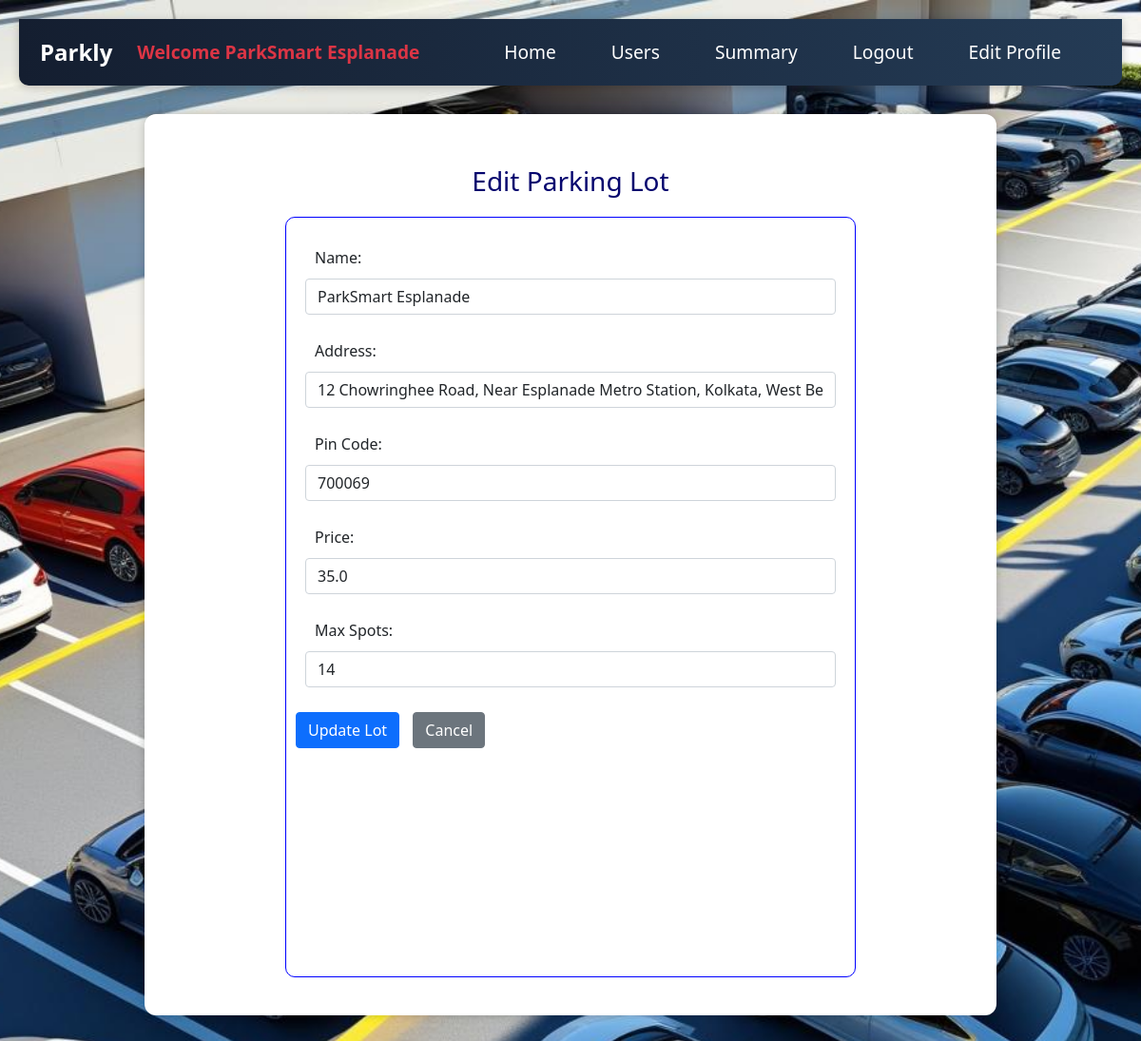
The page /edit_parking_lot/3/ParkSmart Esplanade (signed in) on the database as committed earlier.
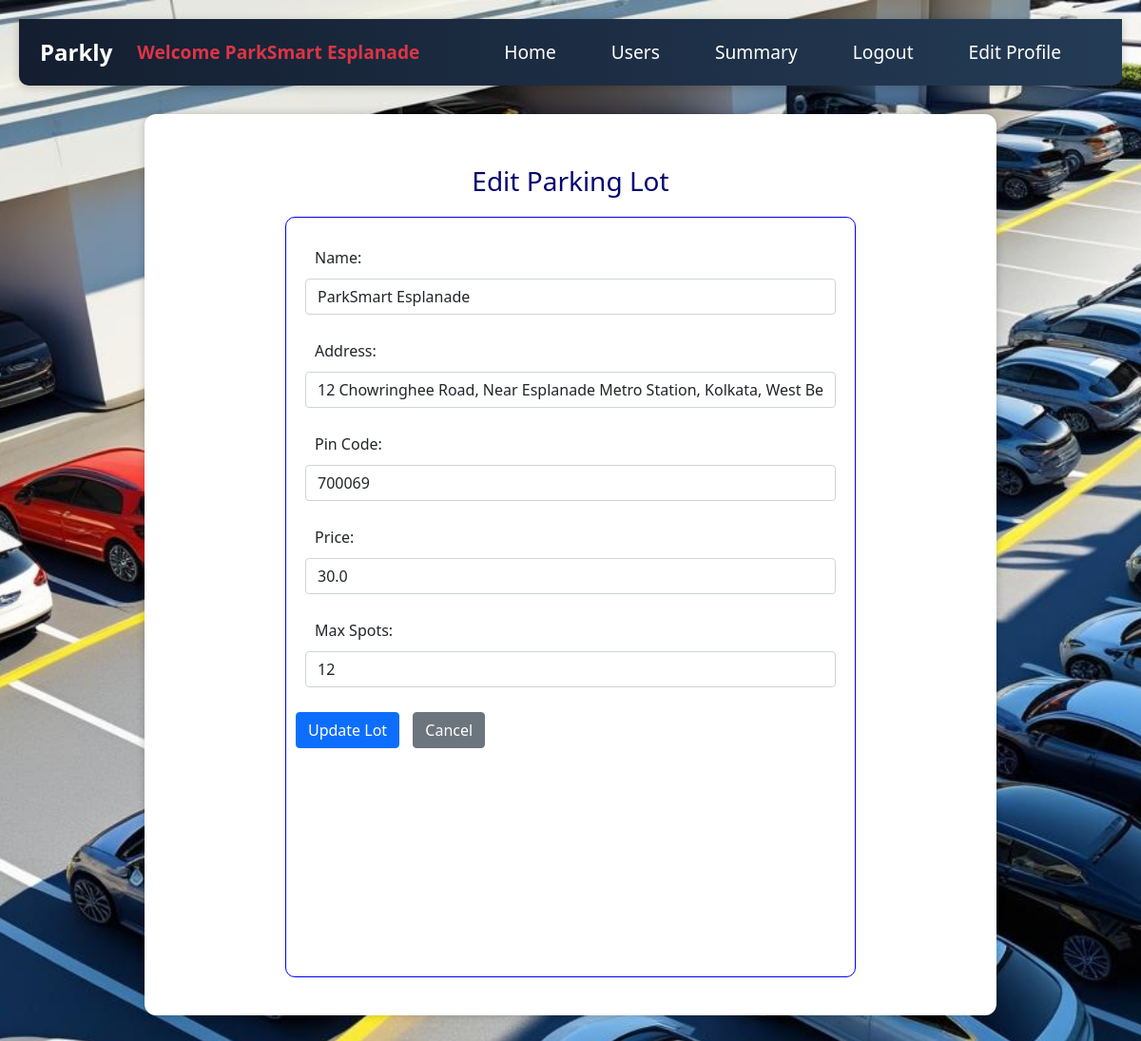
The same page on the database as committed later.
### backend/models.py (models this page shows)
class Parking_lot(db.Model):
    __tablename__="parking_lot"
    id=db.Column(db.Integer,primary_key=True)
    name=db.Column(db.String,nullable=False)
    address=db.Column(db.String,nullable=False)
    pin_code=db.Column(db.Integer,nullable=False)
    price=db.Column(db.Float,default=0.0)
    max_spots=db.Column(db.Integer,nullable=False)
    spots=db.relationship("Parking_spot",cascade="all,delete",backref="parking_lot",lazy=True) # parking lot can access it's all spots
    reservations=db.relationship("Reservation",cascade="all,delete",backref="parking_lot",lazy=True) # parking lot can access it's all reservation

### backend/controllers.py (the view, shortened to what this page needs)
@app.route("/edit_parking_lot/<int:lot_id>/<name>", methods=["GET", "POST"])
@login_required
def edit_parking_lot(lot_id, name):
    lot = Parking_lot.query.get_or_404(lot_id)
    return render_template("edit_parking_lot.html", lot=lot, name=name)

### backend/controllers.py (called while the page is built)
@login_manager.user_loader
def load_user(user_id):
    return User.query.get(int(user_id))

### templates/edit_parking_lot.html
{% extends "admin_layout.html" %}
{% block content %}
<div class="main-content">
<div class="container mt-4">
    <h3 class="center">Edit Parking Lot</h3>
    <form method="POST">
      <div class="input_form">
        <div class="mb-3">
            <label>Name:</label>
            <input type="text" name="name" class="form-control" value="{{ lot.name }}" required>
        </div>
        <div class="mb-3">
            <label>Address:</label>
            <input type="text" name="address" class="form-control" value="{{ lot.address }}" required>
        </div>
        <div class="mb-3">
            <label>Pin Code:</label>
            <input type="number" name="pin_code" class="form-control" value="{{ lot.pin_code }}" required>
        </div>
        <div class="mb-3">
            <label>Price:</label>
            <input type="number" step="0.01" name="price" class="form-control" value="{{ lot.price }}" required>
        </div>
        <div class="mb-3">
            <label>Max Spots:</label>
            <input type="number" name="max_spots" class="form-control" value="{{ lot.max_spots }}" required>
        </div>
        <button type="submit" class="btn btn-primary">Update Lot</button>
        <a href="{{ url_for('admin_dashboard', name=name) }}" class="btn btn-secondary">Cancel</a>
      </div>
    </form>
</div>
</div>
{% endblock %}

### templates/admin_layout.html (shortened to what this page needs)
<!DOCTYPE html>
<html>
    <head>
        <link rel="stylesheet" href="/static/styles/main.css">
        <link rel="stylesheet" href="/static/styles/admin.css">
        <link href="https://cdn.jsdelivr.net/npm/bootstrap@5.0.2/dist/css/bootstrap.min.css" rel="stylesheet">
    </head>
    <body class="admin-dashboard">
            <nav class="navbar navbar-expand-lg navbar-dark slim-navbar ">
                <div class="container-fluid">
                    <a class="navbar-brand fw-bold fs-4 text-white" href="/">Parkly</a>
                    <span class="navbar-brand fw-bold text-danger">Welcome {{name}}</span>
                    <div class="d-flex align-items-center ms-auto">
                        <a class="nav-link text-white me-3" href="{{ url_for('admin_dashboard', name=name) }}">Home</a>
                        <a class="nav-link text-white me-3" href="{{ url_for('admin_users', name=name) }}">Users</a>
                        <a class="nav-link text-white me-3" href="{{ url_for('admin_summary', name=name) }}">Summary</a>
                        <a class="nav-link text-white me-3" href="{{ url_for('logout') }}">Logout</a>
                        <div class="ms-auto">
                            <a href="{{ url_for('edit_profile', name=name) }}" class="nav-link text-white me-3">Edit Profile</a>
                        </div>
                    </div>
                </div>
            </nav>
            <div class="my_panel">
                {% block content %}{% endblock %}
            </div>
    </body>
</html>

Rows that differ between the two databases and show on the page:
changed Parking_lot "ParkSmart Esplanade": price "35.0" → "30.0"; max_spots "14" → "12"
